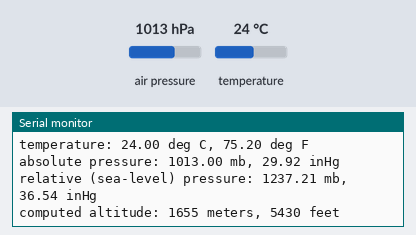
Recording of a sketch running on a simulated Arduino Uno, built with avr-gcc and run on an emulated ATmega328P. Shown: the last lines printed to the serial monitor. The test bench sets the inputs (shaded band); at power-on: air pressure 1013 hPa, temperature 24 °C.

Above: at 6.0 s.
6.1 s: air pressure set to 952 hPa
At 10.43 s:
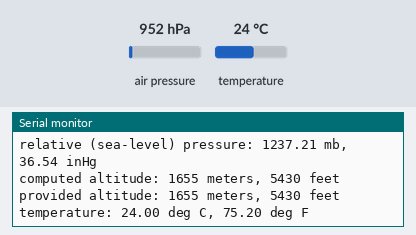
12.3 s: temperature set to 12 °C
At 15.68 s:
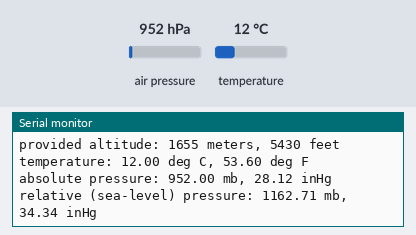
18.5 s: air pressure set to 975 hPa
At 20.81 s:
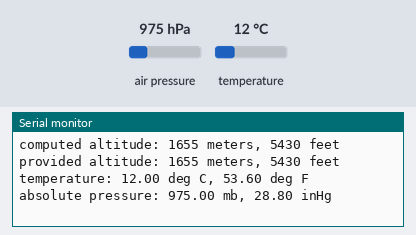
Timing chart, 0 to 22.3 s (numbered marks = the images above; inputs shaded):
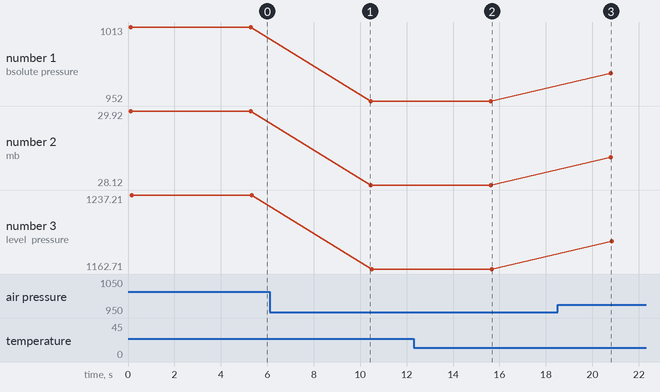

Measured:
- after the input at 12.3 s, the serial monitor: prints a new line after 3.3 s (image 2)
- after the input at 18.5 s, the serial monitor: prints a new line after 2.3 s (image 3)
- plotted number 1: 1013 → 952 after the input at 6.1 s, 952 → 975 after the input at 18.5 s
- plotted number 2: 29.92 → 28.12 after the input at 6.1 s, 28.12 → 28.8 after the input at 18.5 s
- plotted number 3: 1237.21 → 1162.71 after the input at 6.1 s, 1162.71 → 1190.8 after the input at 18.5 s

The sketch:

main.ino
```cpp
/*
Hardware connections:
- (GND) to GND
+ (VDD) to 3.3V
(WARNING: do not connect + to 5V or the sensor will be damaged!)
You will also need to connect the I2C pins (SCL and SDA) to your
Arduino. The pins are different on different Arduinos:
Any Arduino pins labeled: SDA SCL
Uno, Redboard, Pro: A4 A5
Mega2560, Due: 20 21
Leonardo: 2 3
Leave the IO (VDDIO) pin unconnected. This pin is for connecting
the BMP180 to systems with lower logic levels such as 1.8V
*/

#include <SFE_BMP180.h>
#include <Wire.h>

// You will need to create an SFE_BMP180 object, here called "pressure":
SFE_BMP180 pressure ;
#define ALTITUDE 1655.0 // Altitude in meters

void setup (){
Serial . begin (9600);
Serial . println ("REBOOT");

// Initialize the sensor (it is important to get calibration values stored on the device).
if ( pressure . begin ())
Serial . println ("BMP180 init success");
else {

// Oops, something went wrong, this is usually a connection problem,

// see the comments at the top of this sketch for the proper connections.
Serial . println ("BMP180 init fail\n\n");

while(1); // Pause forever.

 }
}
void loop () {
char status ;
double T , P , p0 , a ;

// Loop here getting pressure readings every 10 seconds.

// If you want sea-level-compensated pressure, as used in weather reports,
// you will need to know the altitude at which your measurements are taken.
// We're using a constant called ALTITUDE in this sketch:

Serial . println ();
Serial . print ("provided altitude: ");
Serial . print ( ALTITUDE ,0);
Serial . print (" meters, ");
Serial . print ( ALTITUDE *3.28084,0);
Serial . println (" feet");
status = pressure . startTemperature ();

if ( status != 0) {
// Wait for the measurement to complete:
delay ( status );

// Retrieve the completed temperature measurement:
status = pressure . getTemperature ( T );

if ( status != 0) {

// Print out the measurement:
Serial . print ("temperature: ");
Serial . print ( T ,2);
Serial . print (" deg C, ");
Serial . print ((9.0/5.0)* T +32.0,2);
Serial . println (" deg F");
// Start a pressure measurement:
status = pressure . startPressure (3);
if ( status != 0) {

// Wait for the measurement to complete:

delay ( status );
status = pressure . getPressure ( P , T );

if ( status != 0) {

// Print out the measurement:
Serial . print ("absolute pressure: ");
Serial . print ( P ,2);
Serial . print (" mb, ");
Serial . print ( P *0.0295333727,2);
Serial . println (" inHg");

p0 = pressure . sealevel ( P , ALTITUDE );

Serial . print ("relative (sea-level) pressure: ");
Serial . print ( p0 ,2);
Serial . print (" mb, ");
Serial . print ( p0 *0.0295333727,2);
Serial . println (" inHg");

a = pressure . altitude ( P , p0 );

Serial . print ("computed altitude: ");
Serial . print ( a ,0);
Serial . print (" meters, ");
Serial . print ( a *3.28084,0);
Serial . println (" feet");

} else Serial . println ("error retrieving pressure measurement\n");

} else Serial . println ("error starting pressure measurement\n");
} else Serial . println ("error retrieving temperature measurement\n");
} else Serial . println ("error starting temperature measurement\n");

delay (5000); // Pause for 5 seconds.

}
```
